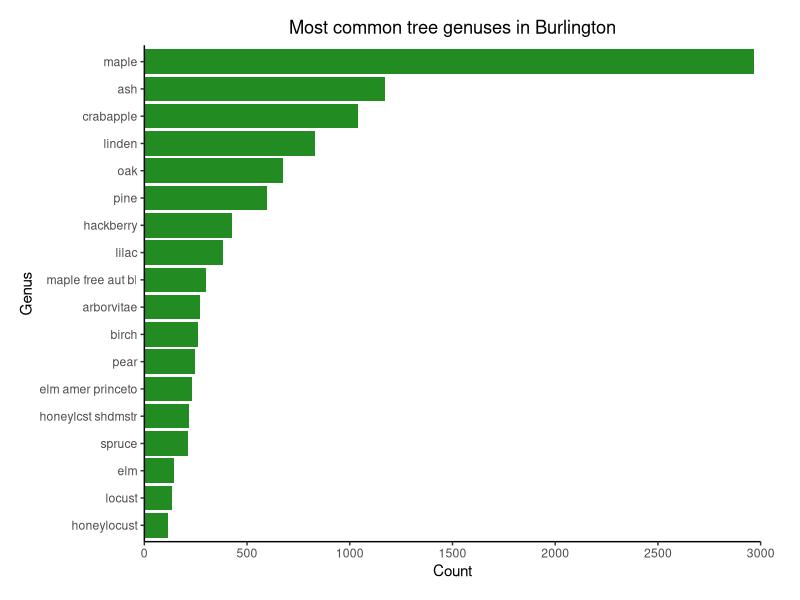
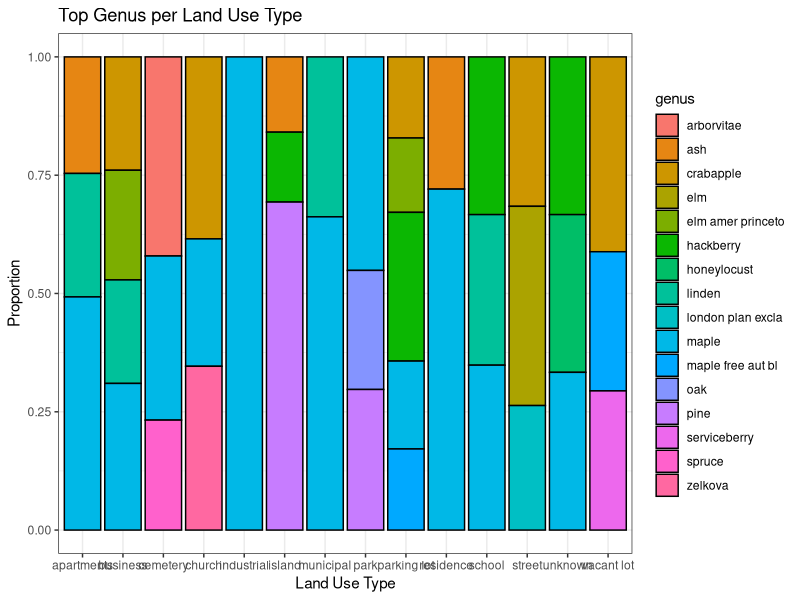

Generate these figures, in order, with R:
## ---- chunk 1
knitr::opts_chunk$set(echo = TRUE)
library(ggplot2)
library(dplyr)
library(tidyverse)
library(lubridate)
library(zoo)

theme_set(theme_bw())

## ---- chunk 2
# read in csv file
trees <- read.csv("./Burlington_Trees.csv")
library("magrittr")

# separate Geo.Point column to latitude and longitude
# and convert to numeric variables
trees <- trees %>% 
         separate(Geo.Point, c("lat", "long"), ",") %>% 
         mutate(lat = as.numeric(lat),
                long = as.numeric(long))

# separate species column into genus, species
trees <- trees %>% 
         separate(species, c("genus", "species"), ",")

# remove the "spp" included as a place holder for genus
trees$genus <- gsub(" spp", "", trees$genus)

# correct the misspelling of mapl to maple
trees$genus <- gsub("mapl", "maple", trees$genus, fixed = TRUE)
trees$genus <- gsub("maplee", "maple", trees$genus)

# convert zeros in numeric columns to NA so they will not be included in graphs
# in this case, zero values are due to lack of information, not lack of value,
# so all were converted to NA values to be filtered out later
# repeat for blank values
trees[trees == 0] <- NA
trees[trees == ""] <- NA

# convert dates to better format
trees <- trees %>% 
  mutate(modified = as.yearmon(modified, "%m/%Y"))

# cleaned data frame
head(trees)

## ---- chunk 3
# number of trees by species
# histogram
spec_hist <- trees %>% group_by(genus) %>% mutate(freq = n()) %>% 
  filter(freq>100, genus!="NA", genus!="unknown") %>%
  ggplot(aes(x=reorder(genus, genus, function(x) length(x)))) +
  geom_bar(fill="forestgreen") + 
  coord_flip() +
  labs(title="Most common tree genuses in Burlington", x="Genus", y="Count") +
  scale_y_continuous(expand=c(0,0), limits=c(0,3000), breaks=seq(0,3000,500)) +
  theme(panel.grid.major = element_blank(), panel.grid.minor = element_blank(), panel.border= element_blank(),
        plot.title=element_text(hjust=0.5), axis.line = element_line(), plot.margin=unit(c(0.5,1,0.5,0.5),"cm"))

spec_hist

## ---- chunk 4
# landuse v species
# multiple bar chart
# see if certain types of trees are more common by business, residential, etc.

# format the data into a new data fram
landuse_by_genus <- xtabs(formula = ~ landuse + genus,
                       data = trees) %>% 
  prop.table(margin = "landuse") %>%  # calculates proportio
  
  # pipe into data.frame
  # Using data.frame() turns it from a table into a data frame
  data.frame() %>% 
  filter(Freq > .1) 

landuse_by_genus

landuse_species_bar <- ggplot(data = landuse_by_genus,
       mapping = aes(x = landuse,
                     fill = genus,
                     y = Freq)) + 
  
  # Now we need to tell geom_bar() to override it'd default choice of y
  # We do this with stat = "identity" (identity means "Use the y I gave you!")
  geom_bar(color = "black",
           stat = "identity",
           position = "fill") + 
  
  labs(y = "Proportion", 
       title = "Top Genus per Land Use Type",
       x = "Land Use Type")


landuse_species_bar

## ---- chunk 5
# will
# map of burlington with points as trees and colored by land use type
# map of burlington with points as trees and colored by species
# facet wrap them next to each other!

## ---- chunk 6
# diameter v appraisal
# scatterplot probably

